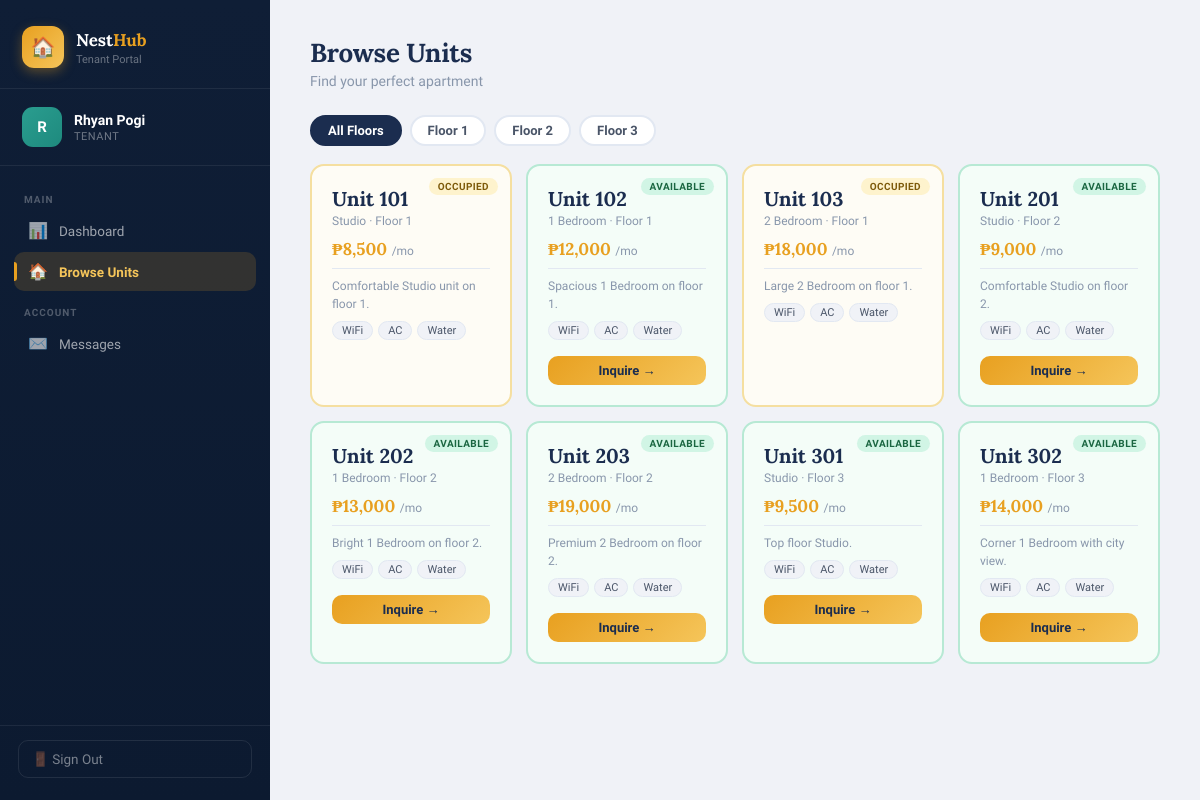
The page /tenant/units (signed in) on the database its author committed.
### tables this page shows
CREATE TABLE user (
        id INTEGER PRIMARY KEY AUTOINCREMENT,
        username TEXT UNIQUE NOT NULL,
        password TEXT NOT NULL,
        role TEXT NOT NULL,
        full_name TEXT NOT NULL,
        email TEXT,
        phone TEXT,
        created_at TEXT DEFAULT (datetime('now'))
    );

CREATE TABLE unit (
        id INTEGER PRIMARY KEY AUTOINCREMENT,
        unit_number TEXT UNIQUE NOT NULL,
        floor INTEGER NOT NULL,
        unit_type TEXT NOT NULL,
        monthly_rent REAL NOT NULL,
        description TEXT,
        amenities TEXT,
        is_occupied INTEGER DEFAULT 0,
        tenant_id INTEGER REFERENCES user(id),
        occupancy_start TEXT,
        monthly_due_day INTEGER DEFAULT 1,
        created_at TEXT DEFAULT (datetime('now'))
    );

### views.py (the view)
@main_bp.route('/tenant/units')
@login_required(role='tenant')
def tenant_units():
    uid = session['user_id']
    conn = get_db()
    user = row_to_dict(conn.execute("SELECT * FROM user WHERE id=?", (uid,)).fetchone())
    units = [row_to_dict(r) for r in conn.execute("SELECT * FROM unit ORDER BY floor, unit_number").fetchall()]
    floors = sorted(set(u['floor'] for u in units))
    unread_msgs = get_unread_msgs(uid)
    conn.close()
    return render_template('tenant_units.html', user=user, units=units, floors=floors, unread_msgs=unread_msgs)

### models.py (called while the page is built)
def get_db():
    conn = sqlite3.connect(DB_PATH)
    conn.row_factory = sqlite3.Row
    conn.execute("PRAGMA foreign_keys = ON")
    return conn

### views.py (called while the page is built)
def login_required(role=None):
    def decorator(f):
        @wraps(f)
        def wrapped(*args, **kwargs):
            uid = session.get('user_id')
            if not uid:
                flash('Please log in.', 'warning')
                return redirect(url_for('main.login'))
            if role and session.get('user_role') != role:
                flash('Access denied.', 'danger')
                return redirect(url_for('main.login'))
            return f(*args, **kwargs)
        return wrapped
    return decorator

def row_to_dict(row):
    return dict(row) if row else None

def get_unread_msgs(uid):
    conn = get_db()
    n = conn.execute("SELECT COUNT(*) FROM message WHERE receiver_id=? AND is_read=0", (uid,)).fetchone()[0]
    conn.close()
    return n

### templates/tenant_units.html (shortened to what this page needs)
{% extends 'base.html' %}
{% from 'sidebar.html' import tenant_sidebar %}
{% block body %}
<div class="app-wrapper">
  {{ tenant_sidebar(user, 'units', unread_msgs) }}
  <main class="main-content">
    <div class="page-header">
      <h1>Browse Units</h1>
      <p>Find your perfect apartment</p>
    </div>
    <div class="floor-filter">
      <button class="floor-btn active" onclick="filterFloor(this,'all')">All Floors</button>
      {% for f in floors %}
        <button class="floor-btn" onclick="filterFloor(this,'{{ f }}')">Floor {{ f }}</button>
      {% endfor %}
    </div>
    <div class="units-grid">
      {% for unit in units %}
      <div class="unit-card {{ 'occupied' if unit.is_occupied else 'available' }}" data-floor="{{ unit.floor }}">
        <span class="unit-badge {{ 'badge-occupied' if unit.is_occupied else 'badge-available' }}">
          {{ 'Occupied' if unit.is_occupied else 'Available' }}
        </span>
        <div class="unit-number">Unit {{ unit.unit_number }}</div>
        <div class="unit-type">{{ unit.unit_type }} · Floor {{ unit.floor }}</div>
        <div class="unit-rent">₱{{ "{:,.0f}".format(unit.monthly_rent) }} <span>/mo</span></div>
        {% if unit.description %}
        <div class="unit-description">{{ unit.description }}</div>
        {% endif %}
        {% if unit.amenities %}
        <div class="unit-amenities" style="margin-top:8px;">
          {% for a in unit.amenities.split(',')[:3] %}
            <span class="amenity-tag">{{ a.strip() }}</span>
          {% endfor %}
        </div>
        {% endif %}
        {% if not unit.is_occupied %}
        <div class="mt-4">
          <a href="{{ url_for('main.tenant_inquire', unit_id=unit.id) }}" class="btn btn-gold btn-sm" style="width:100%;">Inquire →</a>
        </div>
        {% endif %}
      </div>
      {% endfor %}
    </div>
  </main>
</div>
{% endblock %}

### templates/base.html (shortened to what this page needs)
<!DOCTYPE html>
<html lang="en">
<head>
  <link rel="stylesheet" href="{{ url_for('static', filename='style.css') }}">
</head>
<body>
{% block body %}{% endblock %}
</body>
</html>

### templates/sidebar.html (shortened to what this page needs)
{% macro tenant_sidebar(user, active, unread_msgs=0) %}
<aside class="sidebar">
  <div class="sidebar-brand">
    <div class="logo-row">
      <div class="logo-box">🏠</div>
      <div>
        <h2>Nest<span>Hub</span></h2>
        <p>Tenant Portal</p>
      </div>
    </div>
  </div>
  <div class="sidebar-user">
    <div class="user-avatar">{{ user.full_name[0] }}</div>
    <div>
      <div class="user-name">{{ user.full_name }}</div>
      <div class="user-role">Tenant</div>
    </div>
  </div>
  <nav class="sidebar-nav">
    <div class="nav-section-label">Main</div>
    <a href="{{ url_for('main.tenant_dashboard') }}" class="nav-item {% if active == 'dashboard' %}active{% endif %}">
      <span class="nav-icon">📊</span> Dashboard
    </a>
    <a href="{{ url_for('main.tenant_units') }}" class="nav-item {% if active == 'units' %}active{% endif %}">
      <span class="nav-icon">🏠</span> Browse Units
    </a>
    <div class="nav-section-label">Account</div>
    <a href="{{ url_for('main.tenant_messages') }}" class="nav-item {% if active == 'messages' %}active{% endif %}">
      <span class="nav-icon">✉️</span> Messages
    </a>
  </nav>
  <div class="sidebar-footer">
    <a href="{{ url_for('main.logout') }}" class="logout-btn">🚪 Sign Out</a>
  </div>
</aside>
{% endmacro %}

### rows shown on the page
user: full_name "R", full_name "Rhyan Pogi"
unit: is_occupied "OCCUPIED", unit_number "101", unit_type "Studio", floor "1", monthly_rent "8,500", description "Comfortable Studio unit on floor 1.", strip "WiFi" "AC" "Water"
unit: is_occupied "AVAILABLE", unit_number "102", unit_type "1 Bedroom", floor "1", monthly_rent "12,000", description "Spacious 1 Bedroom on floor 1.", strip "WiFi" "AC" "Water"
unit: is_occupied "OCCUPIED", unit_number "103", unit_type "2 Bedroom", floor "1", monthly_rent "18,000", description "Large 2 Bedroom on floor 1.", strip "WiFi" "AC" "Water"
unit: is_occupied "AVAILABLE", unit_number "201", unit_type "Studio", floor "2", monthly_rent "9,000", description "Comfortable Studio on floor 2.", strip "WiFi" "AC" "Water"
unit: is_occupied "AVAILABLE", unit_number "202", unit_type "1 Bedroom", floor "2", monthly_rent "13,000", description "Bright 1 Bedroom on floor 2.", strip "WiFi" "AC" "Water"
unit: is_occupied "AVAILABLE", unit_number "203", unit_type "2 Bedroom", floor "2", monthly_rent "19,000", description "Premium 2 Bedroom on floor 2.", strip "WiFi" "AC" "Water"
unit: is_occupied "AVAILABLE", unit_number "301", unit_type "Studio", floor "3", monthly_rent "9,500", description "Top floor Studio.", strip "WiFi" "AC" "Water"
unit: is_occupied "AVAILABLE", unit_number "302", unit_type "1 Bedroom", floor "3", monthly_rent "14,000", description "Corner 1 Bedroom with city view.", strip "WiFi" "AC" "Water"

### other values the page prints
{{ f }} "1" "2" "3"
